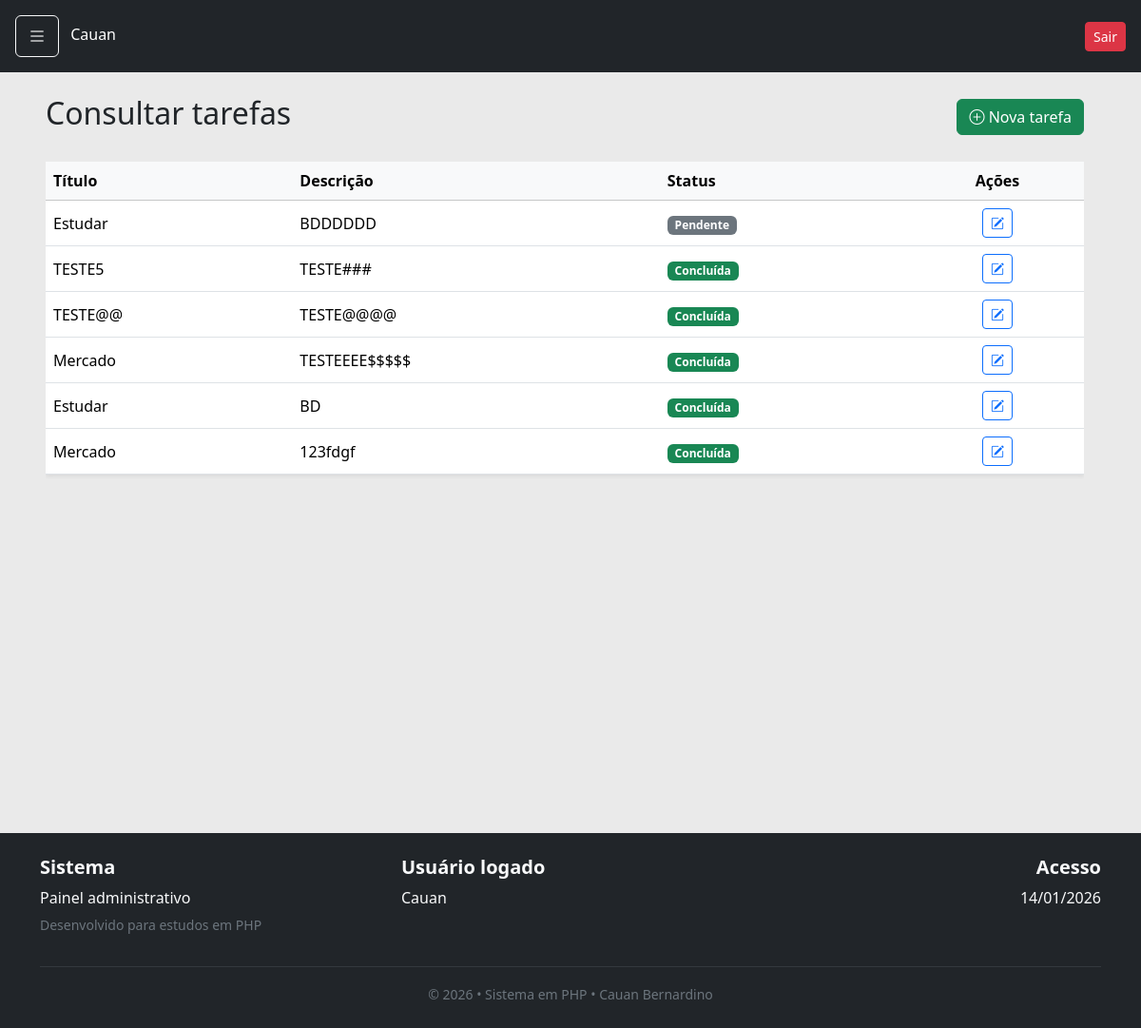
Screenshot of /pages/consultar_tarefas.php (signed in) with the database file from the repository.
### tables this page shows
CREATE TABLE `tarefas` (
  `id_tarefa` int(11) NOT NULL,
  `id_usuario` int(11) NOT NULL,
  `titulo` varchar(100) NOT NULL,
  `descricao` text DEFAULT NULL,
  `status` enum('pendente','em_andamento','concluida') DEFAULT 'pendente',
  `data_inicio` date DEFAULT NULL,
  `prazo` date DEFAULT NULL,
  `criado_em` timestamp NOT NULL DEFAULT current_timestamp()
);

### pages/consultar_tarefas.php (the view, shortened to what this page needs)
<?php
require_once '../controllers/conexao.php';
require_once '../includes/header.php';
$id_usuario = $_SESSION['id_usuario'];
$sql = "SELECT * FROM tarefas
        WHERE id_usuario = ?
        ORDER BY criado_em DESC";
$stmt = $conn->prepare($sql);
$stmt->bind_param("i", $id_usuario);
$stmt->execute();
$resultado = $stmt->get_result();
$tarefas = $resultado->fetch_all(MYSQLI_ASSOC);
?>
<div class="d-flex">
    <main class="container p-4" style="min-height: 100vh;">
        <div class="d-flex justify-content-between align-items-center mb-4">
            <h2>Consultar tarefas</h2>
            <a href="cadastro_tarefas.php" class="btn btn-success">
                <i class="bi bi-plus-circle"></i> Nova tarefa
            </a>
        </div>
        <?php if (!empty($tarefas)): ?>
            <div class="table-responsive">
                <table class="table table-hover align-middle shadow-sm">
                    <thead class="table-light">
                        <tr>
                            <th>Título</th>
                            <th>Descrição</th>
                            <th>Status</th>
                            <th class="text-center">Ações</th>
                        </tr>
                    </thead>
                    <tbody>
                        <?php foreach ($tarefas as $tarefa): ?>
                            <tr>
                                <td><?= htmlspecialchars($tarefa['titulo']) ?></td>
                                <td><?= htmlspecialchars($tarefa['descricao']) ?></td>
                                <td>
                                    <?php if ($tarefa['status'] === 'concluida'): ?>
                                        <span class="badge bg-success">Concluída</span>
                                    <?php elseif ($tarefa['status'] === 'em_andamento'): ?>
                                        <span class="badge bg-warning text-dark">Em andamento</span>
                                    <?php else: ?>
                                        <span class="badge bg-secondary">Pendente</span>
                                    <?php endif; ?>
                                </td>
                                <td class="text-center">
                                    <button
                                        class="btn btn-sm btn-outline-primary"
                                        data-bs-toggle="modal"
                                        data-bs-target="#modalEditar"
                                        data-id="<?= $tarefa['id_tarefa'] ?>"
                                        data-titulo="<?= htmlspecialchars($tarefa['titulo']) ?>"
                                        data-descricao="<?= htmlspecialchars($tarefa['descricao']) ?>"
                                    >
                                        <i class="bi bi-pencil-square"></i>
                                    </button>
                                </td>
                            </tr>
                        <?php endforeach; ?>
                    </tbody>
                </table>
            </div>
        <?php else: ?>
            <div class="alert alert-info">
                Nenhuma tarefa cadastrada.
            </div>
        <?php endif; ?>
    </main>
</div>
<?php require_once '../includes/footer.php'; ?>

### includes/header.php (style rules this page uses)
html, body { height: 100%; }
body { min-height: 100vh; display: flex; flex-direction: column; }
main { flex: 1; }

### rows the page displays
tarefas: titulo "Estudar", descricao "BDDDDDD", status "Pendente"
tarefas: titulo "TESTE5", descricao "TESTE###", status "Concluída"
tarefas: titulo "TESTE@@", descricao "TESTE@@@@", status "Concluída"
tarefas: titulo "Mercado", descricao "TESTEEEE$$$$$", status "Concluída"
tarefas: titulo "Estudar", descricao "BD", status "Concluída"
tarefas: titulo "Mercado", descricao "123fdgf", status "Concluída"

### other values shown
$_SESSION['nome'] "Cauan"
